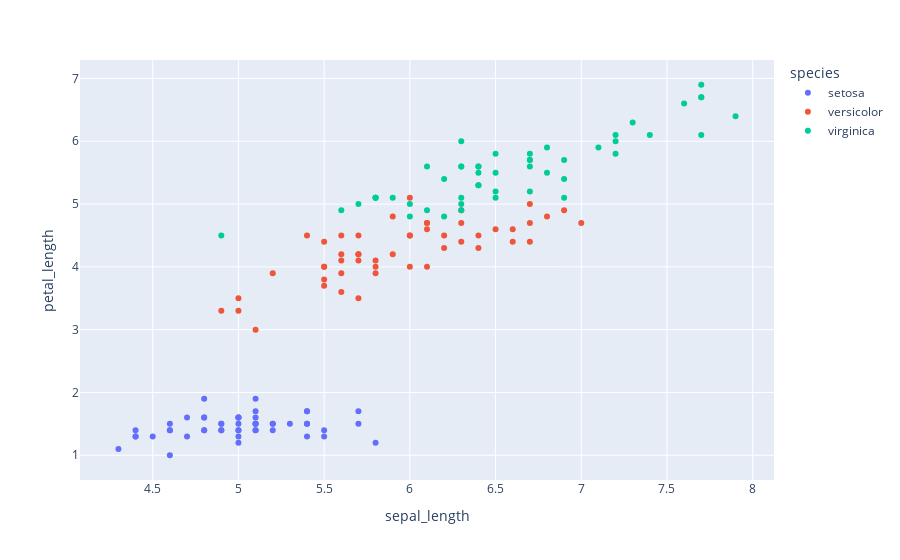

Notebook code cell kept with this figure:
### Code cell
# let's use plotly and make plots
iris = sns.load_dataset('iris')
import plotly.express as px
fig = px.scatter(iris, x='sepal_length', y='petal_length', color='species')
fig.show()

### Figure 1 — Plotly figure (JSON) as saved in the notebook; plotly's stock layout.template omitted (floating-point values rounded to 4 significant figures)
{"data": [{"hovertemplate": "species=setosa<br>sepal_length=%{x}<br>petal_length=%{y}<extra></extra>", "legendgroup": "setosa", "marker": {"color": "#636efa", "symbol": "circle"}, "mode": "markers", "name": "setosa", "orientation": "v", "showlegend": true, "type": "scatter", "x": [5.1, 4.9, 4.7, 4.6, 5, 5.4, 4.6, 5, 4.4, 4.9, 5.4, 4.8, 4.8, 4.3, 5.8, 5.7, 5.4, 5.1, 5.7, 5.1, 5.4, 5.1, 4.6, 5.1, 4.8, 5, 5, 5.2, 5.2, 4.7, 4.8, 5.4, 5.2, 5.5, 4.9, 5, 5.5, 4.9, 4.4, 5.1, 5, 4.5, 4.4, 5, 5.1, 4.8, 5.1, 4.6, 5.3, 5], "xaxis": "x", "y": [1.4, 1.4, 1.3, 1.5, 1.4, 1.7, 1.4, 1.5, 1.4, 1.5, 1.5, 1.6, 1.4, 1.1, 1.2, 1.5, 1.3, 1.4, 1.7, 1.5, 1.7, 1.5, 1, 1.7, 1.9, 1.6, 1.6, 1.5, 1.4, 1.6, 1.6, 1.5, 1.5, 1.4, 1.5, 1.2, 1.3, 1.4, 1.3, 1.5, 1.3, 1.3, 1.3, 1.6, 1.9, 1.4, 1.6, 1.4, 1.5, 1.4], "yaxis": "y"}, {"hovertemplate": "species=versicolor<br>sepal_length=%{x}<br>petal_length=%{y}<extra></extra>", "legendgroup": "versicolor", "marker": {"color": "#EF553B", "symbol": "circle"}, "mode": "markers", "name": "versicolor", "orientation": "v", "showlegend": true, "type": "scatter", "x": [7, 6.4, 6.9, 5.5, 6.5, 5.7, 6.3, 4.9, 6.6, 5.2, 5, 5.9, 6, 6.1, 5.6, 6.7, 5.6, 5.8, 6.2, 5.6, 5.9, 6.1, 6.3, 6.1, 6.4, 6.6, 6.8, 6.7, 6, 5.7, 5.5, 5.5, 5.8, 6, 5.4, 6, 6.7, 6.3, 5.6, 5.5, 5.5, 6.1, 5.8, 5, 5.6, 5.7, 5.7, 6.2, 5.1, 5.7], "xaxis": "x", "y": [4.7, 4.5, 4.9, 4, 4.6, 4.5, 4.7, 3.3, 4.6, 3.9, 3.5, 4.2, 4, 4.7, 3.6, 4.4, 4.5, 4.1, 4.5, 3.9, 4.8, 4, 4.9, 4.7, 4.3, 4.4, 4.8, 5, 4.5, 3.5, 3.8, 3.7, 3.9, 5.1, 4.5, 4.5, 4.7, 4.4, 4.1, 4, 4.4, 4.6, 4, 3.3, 4.2, 4.2, 4.2, 4.3, 3, 4.1], "yaxis": "y"}, {"hovertemplate": "species=virginica<br>sepal_length=%{x}<br>petal_length=%{y}<extra></extra>", "legendgroup": "virginica", "marker": {"color": "#00cc96", "symbol": "circle"}, "mode": "markers", "name": "virginica", "orientation": "v", "showlegend": true, "type": "scatter", "x": [6.3, 5.8, 7.1, 6.3, 6.5, 7.6, 4.9, 7.3, 6.7, 7.2, 6.5, 6.4, 6.8, 5.7, 5.8, 6.4, 6.5, 7.7, 7.7, 6, 6.9, 5.6, 7.7, 6.3, 6.7, 7.2, 6.2, 6.1, 6.4, 7.2, 7.4, 7.9, 6.4, 6.3, 6.1, 7.7, 6.3, 6.4, 6, 6.9, 6.7, 6.9, 5.8, 6.8, 6.7, 6.7, 6.3, 6.5, 6.2, 5.9], "xaxis": "x", "y": [6, 5.1, 5.9, 5.6, 5.8, 6.6, 4.5, 6.3, 5.8, 6.1, 5.1, 5.3, 5.5, 5, 5.1, 5.3, 5.5, 6.7, 6.9, 5, 5.7, 4.9, 6.7, 4.9, 5.7, 6, 4.8, 4.9, 5.6, 5.8, 6.1, 6.4, 5.6, 5.1, 5.6, 6.1, 5.6, 5.5, 4.8, 5.4, 5.6, 5.1, 5.1, 5.9, 5.7, 5.2, 5, 5.2, 5.4, 5.1], "yaxis": "y"}], "layout": {"legend": {"title": {"text": "species"}, "tracegroupgap": 0}, "margin": {"t": 60}, "xaxis": {"anchor": "y", "domain": [0, 1], "title": {"text": "sepal_length"}}, "yaxis": {"anchor": "x", "domain": [0, 1], "title": {"text": "petal_length"}}}}
